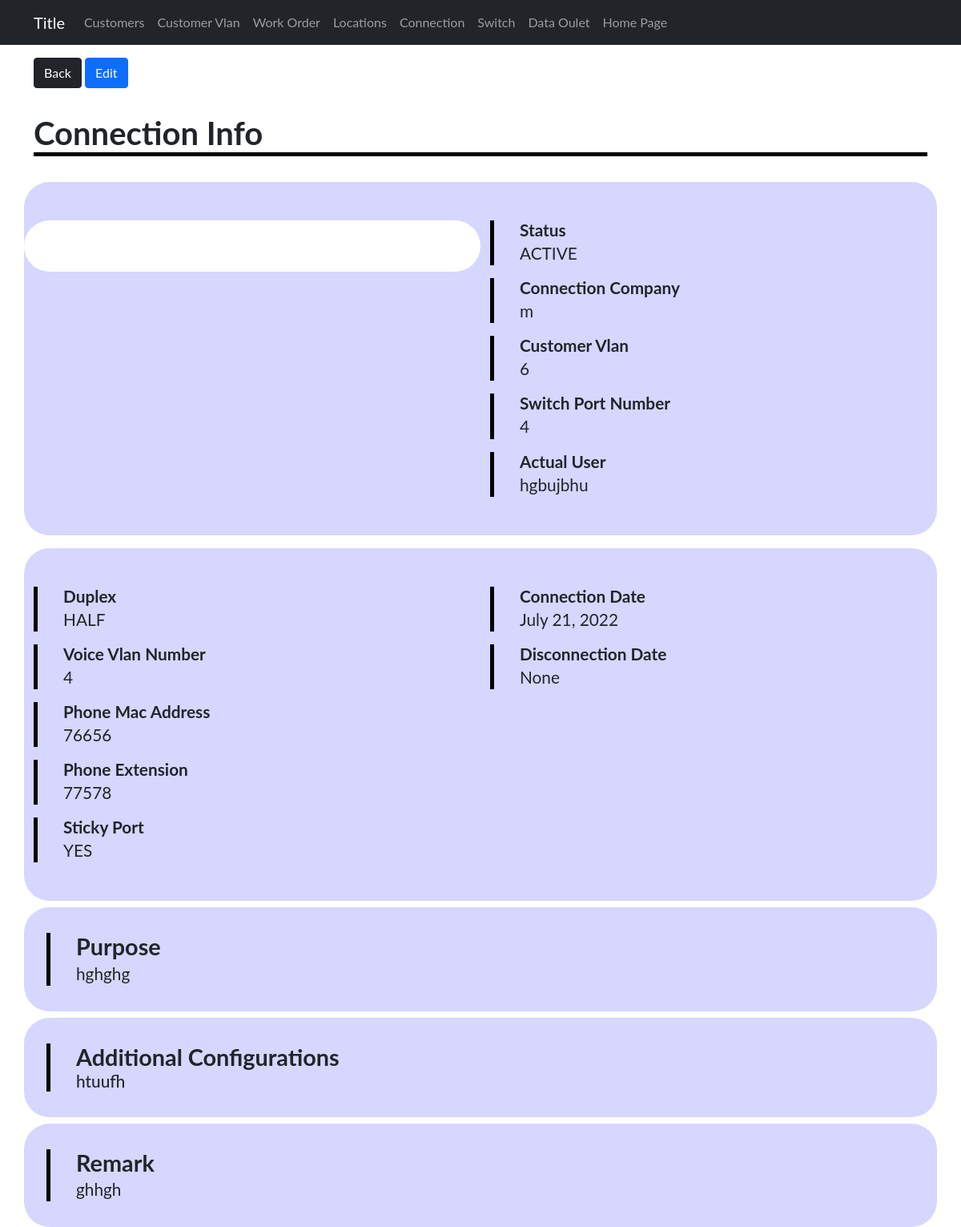
Before: /devices/connection/1 with the older database file.
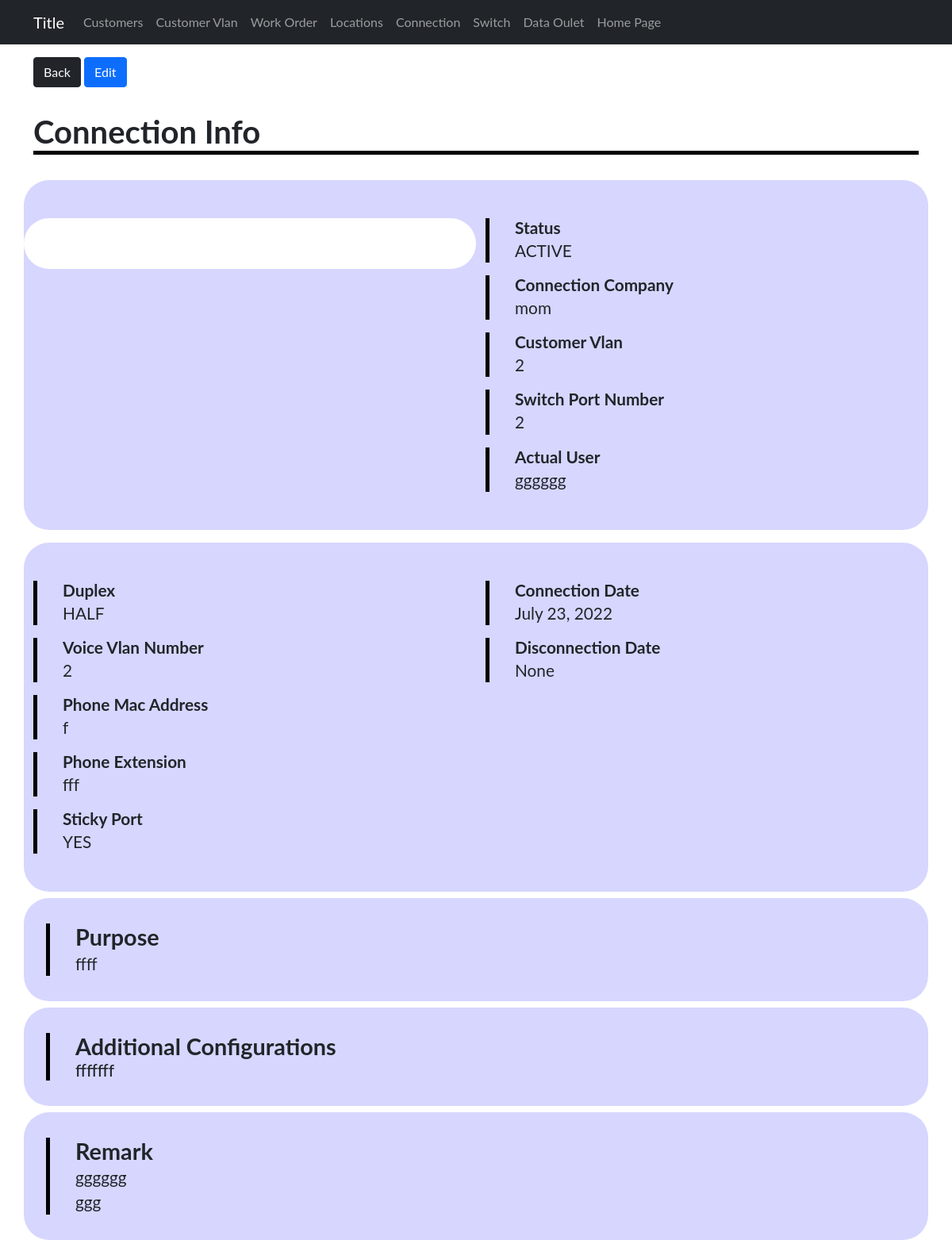
After: the same page with the newer database file.
### sitadevices/models.py (models this page shows, shortened)
class Connections(models.Model):
    company = models.ForeignKey(Customer, on_delete=models.CASCADE)
    customerVlan = models.ForeignKey(CustomerVlan, on_delete=models.CASCADE)
    data_outlet = models.ForeignKey(DataOutlet, on_delete=models.CASCADE,null=True, blank=True)
    switch_port_number = models.IntegerField(default=0)
    duplex = models.CharField(choices=duplex, max_length=200)
    voice_vlan_number = models.IntegerField(default=0)
    phone_mac_address = models.CharField(max_length=200)
    phone_extension = models.CharField(max_length=200)
    purpose = models.TextField()
    sticky_port = models.CharField(choices=yesno, max_length=200)
    additional_configuration = models.TextField()
    remark = models.TextField()
    actual_user = models.CharField(max_length=200)
    status = models.CharField(choices= status, max_length=200)
    connection_date = models.DateField(default=timezone.now)
    disconnection_date = models.DateField(default=timezone.now,null=True, blank=True)

class Customer(models.Model):
    company_name = models.CharField(max_length=255)
    contact_person = models.CharField(max_length=255)
    email = models.EmailField()
    phone = models.IntegerField()
    active = models.CharField(choices=yesno, max_length=200)
    submitted_date_time = models.DateTimeField(default=timezone.now)
    def __str__(self):
        return self.company_name

class CustomerVlan(models.Model):
    customor = models.ForeignKey(Customer, on_delete=models.CASCADE)
    vlan_number = models.IntegerField()
    usage = models.CharField(choices=usages, max_length=200)
    config_date = models.DateTimeField()
    vlan_description = models.TextField()
    ip_config = models.CharField(choices=ip, max_length=200)
    dhcp_ip_range = models.CharField(max_length=50)
    lan_ip_range = models.CharField(max_length=50)
    lan_subnet_mask = models.CharField(max_length=50)
    wan_public_ip = models.CharField(max_length=50)
    wan_subnet_mask = models.CharField(max_length=50)
    bandwidth = models.IntegerField()
    additional_config = models.TextField()
    remark = models.TextField()
    disconnection_date = models.DateField(null=True, blank=True)
    submitted_date_time = models.DateTimeField(default=timezone.now)
    def __str__(self):
        return str(self.vlan_number)

### sitadevices/views.py (the view)
# urls.py: path('connection/<int:connection_id>', ConnectionInd, name='connectionind'),
def ConnectionInd(request, connection_id):
    connection = Connections.objects.filter(id = connection_id)
    dic = {
        'connection': connection,
    }
    return render(request, 'admin/connection/indconnection.html', {'dic': dic})

### sitadevices/templates/admin/connection/indconnection.html (shortened to what the changed rows need)
{% extends 'admin/base1.html' %}
{% block content %}
{% for connection in dic.connection %}
<div class="container">
    <a href="{%url 'device:connectionlist' %}"><button type="button" class="btn btn-dark mt-3">Back</button></a>
    <a href="{%url 'device:connectionupd' connection.id%}"><button type="button" class="btn btn-primary mt-3">Edit</button></a>
    <h1 class="title top">Connection Info</h1>
    <div class="line-top"></div>
    <div class="row">
        <div class="col-md-6">
            <div class="row i">
            </div>
        </div>
        <div class="col-md-6">
            <div class="text-area">
                <div class="line"></div>
                <div class="space-between">
                    <h3 class="title">Status</h3>
                    <p class="text">{{connection.status}}</p>
                </div>
            </div>
            <div class="text-area">
                <div class="line"></div>
                <div class="space-between">
                    <h3 class="title">Connection Company</h3>
                    <p class="text">{{connection.company}}</p>
                </div>
            </div>
            <div class="text-area">
                <div class="line"></div>
                <div class="space-between">
                    <h3 class="title">Customer Vlan</h3>
                    <p class="text">{{connection.customerVlan}}</p>
                </div>
            </div>
            <div class="text-area">
                <div class="line"></div>
                <div class="space-between">
                    <h3 class="title">Switch Port Number</h3>
                    <p class="text">{{connection.switch_port_number}}</p>
                </div>
            </div>
            <div class="text-area">
                <div class="line"></div>
                <div class="space-between">
                    <h3 class="title">Actual User</h3>
                    <p class="text">{{connection.actual_user}}</p>
                </div>
            </div>
        </div>
    </div>
    <div class="row">
        <div class="col-sm-6">
            <div class="text-area">
                <div class="line"></div>
                <div class="space-between">
                    <h3 class="title">Duplex</h3>
                    <p class="text">{{connection.duplex}}</p>
                </div>
            </div>
            <div class="text-area">
                <div class="line"></div>
                <div class="space-between">
                    <h3 class="title">Voice Vlan Number</h3>
                    <p class="text">{{connection.voice_vlan_number}}</p>
                </div>
            </div>
            <div class="text-area">
                <div class="line"></div>
                <div class="space-between">
                    <h3 class="title">Phone Mac Address</h3>
                    <p class="text">{{connection.phone_mac_address}}</p>
                </div>
            </div>
            <div class="text-area">
                <div class="line"></div>
                <div class="space-between">
                    <h3 class="title">Phone Extension</h3>
                    <p class="text">{{connection.phone_extension}}</p>
                </div>
            </div>
            <div class="text-area">
                <div class="line"></div>
                <div class="space-between">
                    <h3 class="title">Sticky Port</h3>
                    <p class="text">{{connection.sticky_port}}</p>
                </div>
            </div>
        </div>
        <div class="col-sm-6">
            <div class="text-area">
                <div class="line"></div>
                <div class="space-between">
                    <h3 class="title">Connection Date</h3>
                    <p class="text">{{connection.connection_date}}</p>
                </div>
            </div>
            <div class="text-area">
                <div class="line"></div>
                <div class="space-between">
                    <h3 class="title">Disconnection Date</h3>
                    <p class="text">{{connection.disconnection_date}}</p>
                </div>
            </div>
        </div>
    </div>
    <div class="row textfield">
        <div class="col-sm-12">
            <div class="text-area ">
                <div class="line"></div>
                <div class="space-between">
                    <h3 class="text-long-title">Purpose</h3>
                    <p class="textarea text">{{connection.purpose}}</p>
                </div>
            </div>
        </div>
    </div>
    <div class="row textfield">
        <div class="col-sm-12">
            <div class="text-area ">
                <div class="line"></div>
                <div class="space-between">
                    <h3 class="text-long-title">Additional Configurations<h3>
                    <p class="textarea text">{{connection.additional_configuration}}</p>
                </div>
            </div>
        </div>
    </div>
    <div class="row textfield">
        <div class="col-sm-12">
            <div class="text-area ">
                <div class="line"></div>
                <div class="space-between">
                    <h3 class="text-long-title">Remark</h3>
                    <p class="textarea text">{{connection.remark}}</p>
                </div>
            </div>
        </div>
    </div>
</div>
{% endfor %}
{% endblock  %}

Changed rows visible on the page:
changed Connections "ACTIVE": company "m" → "mom"; customerVlan "6" → "2"; switch_port_number "4" → "2"; actual_user "hgbujbhu" → "gggggg"; voice_vlan_number "4" → "2"; phone_mac_address "76656" → "f"; phone_extension "77578" → "fff"; connection_date "July 21, 2022" → "July 23, 2022"; purpose "hghghg" → "ffff"; additional_configuration "htuufh" → "fffffff"; remark "ghhgh" → "ggggggggg"
